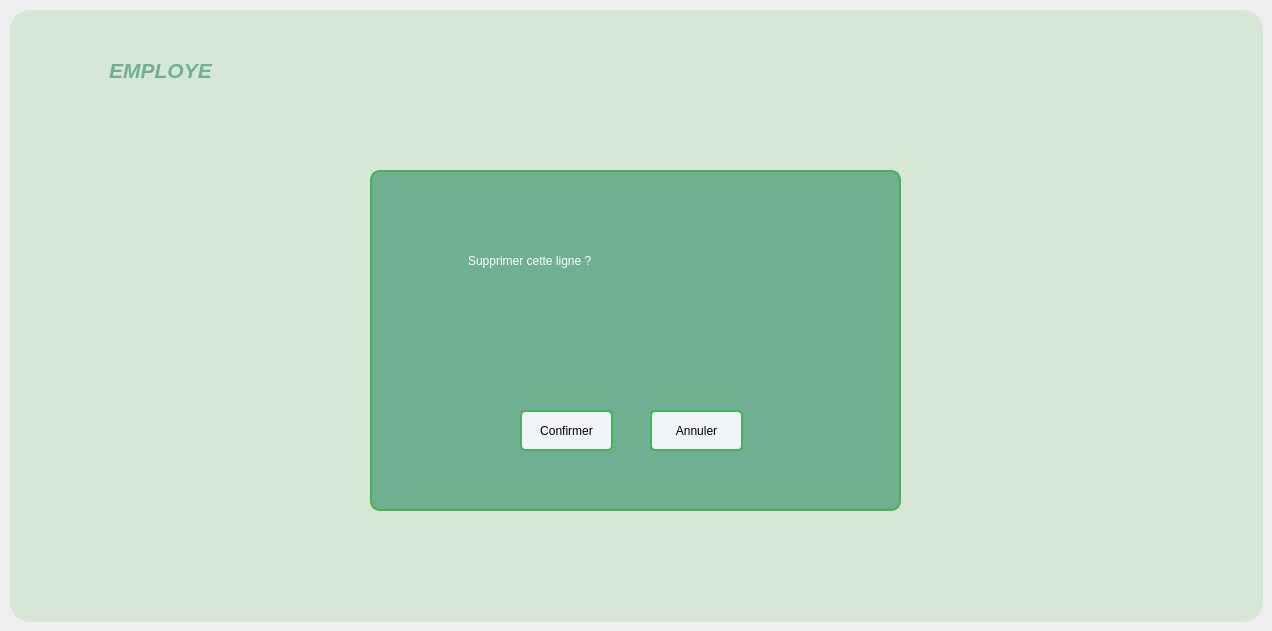
      <widget class="QWidget" name="tab_18">
       <attribute name="title">
        <string>supprimer</string>
       </attribute>
       <widget class="QFrame" name="frame_11">
        <property name="geometry">
         <rect>
          <x>430</x>
          <y>110</y>
          <width>421</width>
          <height>471</height>
         </rect>
        </property>
        <property name="styleSheet">
         <string notr="true">*{
    background-color: #f0f4f8;  /* Couleur de fond gris clair */
    font-family: Arial, sans-serif;  /* Police moderne et lisible */
}

/* Style pour les QFrame avec couleur vert pistache */
QFrame {
 background-color: #6FAF92;   /* Fond vert pistache */
    border: 2px solid #4CAF50;   /* Bordure vert émeraude */
    border-radius: 10px;         /* Coins arrondis */
    padding: 15px;        
}
QLabel {
    border: none;
}
</string>
        </property>
        <property name="frameShape">
         <enum>QFrame::StyledPanel</enum>
        </property>
        <property name="frameShadow">
         <enum>QFrame::Raised</enum>
        </property>
        <widget class="QLineEdit" name="lineEdit_71">
         <property name="geometry">
          <rect>
           <x>250</x>
           <y>40</y>
           <width>113</width>
           <height>26</height>
          </rect>
         </property>
         <property name="styleSheet">
          <string notr="true">* {
    background-color: #FFFFF;   /* Fond vert pistache */
    border:  2px solid #4CAF50;   /* Bordure bleu clair */
    border-radius: 5px;         /* Coins arrondis */
    padding: 15px;               /* Espacement interne */
}</string>
         </property>
        </widget>
        <widget class="QLineEdit" name="lineEdit_72">
         <property name="geometry">
          <rect>
           <x>250</x>
           <y>100</y>
           <width>113</width>
           <height>26</height>
          </rect>
         </property>
         <property name="styleSheet">
          <string notr="true">* {
    background-color: #FFFFF;   /* Fond vert pistache */
    border: 2px solid #4CAF50;   /* Bordure bleu clair */
    border-radius: 5px;         /* Coins arrondis */
    padding: 15px;               /* Espacement interne */
}</string>
         </property>
        </widget>
        <widget class="QLineEdit" name="lineEdit_73">
         <property name="geometry">
          <rect>
           <x>250</x>
           <y>200</y>
           <width>113</width>
           <height>26</height>
          </rect>
         </property>
         <property name="styleSheet">
          <string notr="true">* {
    background-color: #FFFFF;   /* Fond vert pistache */
    border: 2px solid #4CAF50;   /* Bordure bleu clair */
    border-radius: 5px;         /* Coins arrondis */
    padding: 15px;               /* Espacement interne */
}</string>
         </property>
        </widget>
        <widget class="QLineEdit" name="lineEdit_74">
         <property name="geometry">
          <rect>
           <x>250</x>
           <y>250</y>
           <width>113</width>
           <height>26</height>
          </rect>
         </property>
         <property name="styleSheet">
          <string notr="true">* {
    background-color: #FFFFF;   /* Fond vert pistache */
    border:  2px solid #4CAF50;   /* Bordure bleu clair */
    border-radius: 5px;         /* Coins arrondis */
    padding: 15px;               /* Espacement interne */
}</string>
         </property>
        </widget>
        <widget class="QLineEdit" name="lineEdit_75">
         <property name="geometry">
          <rect>
           <x>250</x>
           <y>150</y>
           <width>113</width>
           <height>26</height>
          </rect>
         </property>
         <property name="styleSheet">
          <string notr="true">* {
    background-color: #FFFFF;   /* Fond vert pistache */
    border:  2px solid #4CAF50;   /* Bordure bleu clair */
    border-radius: 5px;         /* Coins arrondis */
    padding: 15px;               /* Espacement interne */
}</string>
         </property>
        </widget>
        <widget class="QLineEdit" name="lineEdit_76">
         <property name="geometry">
          <rect>
           <x>250</x>
           <y>300</y>
           <width>113</width>
           <height>26</height>
          </rect>
         </property>
         <property name="styleSheet">
          <string notr="true">* {
    background-color: #FFFFF;   /* Fond vert pistache */
    border:  2px solid #4CAF50;   /* Bordure bleu clair */
    border-radius: 5px;         /* Coins arrondis */
    padding: 15px;               /* Espacement interne */
}</string>
         </property>
        </widget>
        <widget class="QLineEdit" name="lineEdit_77">
         <property name="geometry">
          <rect>
           <x>250</x>
           <y>360</y>
           <width>113</width>
           <height>26</height>
          </rect>
         </property>
         <property name="styleSheet">
          <string notr="true">* {
    background-color: #FFFFF;   /* Fond vert pistache */
    border: 2px solid #4CAF50;   /* Bordure bleu clair */
    border-radius: 5px;         /* Coins arrondis */
    padding: 15px;               /* Espacement interne */
}</string>
         </property>
        </widget>
        <widget class="QLabel" name="label_90">
         <property name="geometry">
          <rect>
           <x>60</x>
           <y>29</y>
           <width>91</width>
           <height>41</height>
          </rect>
         </property>
         <property name="styleSheet">
          <string notr="true">* {
    color: white;
}
</string>
         </property>
         <property name="text">
          <string>Nom</string>
         </property>
        </widget>
        <widget class="QLabel" name="label_91">
         <property name="geometry">
          <rect>
           <x>60</x>
           <y>80</y>
           <width>101</width>
           <height>51</height>
          </rect>
         </property>
         <property name="styleSheet">
          <string notr="true">* {
    color: white;
}
</string>
         </property>
         <property name="text">
          <string>Vignette</string>
         </property>
        </widget>
        <widget class="QLabel" name="label_92">
         <property name="geometry">
          <rect>
           <x>60</x>
           <y>130</y>
           <width>131</width>
           <height>61</height>
          </rect>
         </property>
         <property name="styleSheet">
          <string notr="true">* {
    color: white;
}
</string>
         </property>
         <property name="text">
          <string>Famille</string>
         </property>
        </widget>
        <widget class="QLabel" name="label_93">
         <property name="geometry">
          <rect>
           <x>60</x>
           <y>190</y>
           <width>141</width>
           <height>51</height>
          </rect>
         </property>
         <property name="styleSheet">
          <string notr="true">* {
    color: white;
}
</string>
         </property>
         <property name="text">
          <string>Date_fabrication</string>
         </property>
        </widget>
        <widget class="QLabel" name="label_94">
         <property name="geometry">
          <rect>
           <x>60</x>
           <y>240</y>
           <width>191</width>
           <height>51</height>
          </rect>
         </property>
         <property name="styleSheet">
          <string notr="true">* {
    color: white;
}
</string>
         </property>
         <property name="text">
          <string>Date_expiration</string>
         </property>
        </widget>
        <widget class="QLabel" name="label_95">
         <property name="geometry">
          <rect>
           <x>60</x>
           <y>290</y>
           <width>121</width>
           <height>51</height>
          </rect>
         </property>
         <property name="styleSheet">
          <string notr="true">* {
    color: white;
}
</string>
         </property>
         <property name="text">
          <string>Dosage</string>
         </property>
        </widget>
        <widget class="QLabel" name="label_96">
         <property name="geometry">
          <rect>
           <x>60</x>
           <y>340</y>
           <width>131</width>
           <height>51</height>
          </rect>
         </property>
         <property name="styleSheet">
          <string notr="true">* {
    color: white;
}
</string>
         </property>
         <property name="text">
          <string>Seuil_Min</string>
         </property>
        </widget>
        <widget class="QPushButton" name="pb_select_28">
         <property name="geometry">
          <rect>
           <x>380</x>
           <y>10</y>
           <width>31</width>
           <height>31</height>
          </rect>
         </property>
         <property name="styleSheet">
          <string notr="true">*{
    background-color: #6FAF92;  /* Medium green button */
    border: 1px solid #388E3C;  /* Darker green border */
    border-radius: 5px;
    color: #FFFFFF;             /* White text for contrast */
    padding: 5px;
}

*:hover {
    background-color: #81C784;  /* Lighter green on hover */
}</string>
         </property>
         <property name="text">
          <string/>
         </property>
         <property name="icon">
          <iconset>
           <normaloff>../../../Downloads/x.png</normaloff>../../../Downloads/x.png</iconset>
         </property>
         <property name="iconSize">
          <size>
           <width>16</width>
           <height>30</height>
          </size>
         </property>
        </widget>
        <widget class="QPushButton" name="pb_select_29">
         <property name="geometry">
          <rect>
           <x>10</x>
           <y>10</y>
           <width>31</width>
           <height>31</height>
          </rect>
         </property>
         <property name="styleSheet">
          <string notr="true">*{
    background-color: #6FAF92;  /* Medium green button */
    border: 1px solid #388E3C;  /* Darker green border */
    border-radius: 5px;
    color: #FFFFFF;             /* White text for contrast */
    padding: 5px;
}

*:hover {
    background-color: #81C784;  /* Lighter green on hover */
}</string>
         </property>
         <property name="text">
          <string/>
         </property>
         <property name="icon">
          <iconset>
           <normaloff>../../../Downloads/en-arriere.png</normaloff>../../../Downloads/en-arriere.png</iconset>
         </property>
         <property name="iconSize">
          <size>
           <width>22</width>
           <height>30</height>
          </size>
         </property>
        </widget>
        <widget class="QPushButton" name="pushButton_19">
         <property name="geometry">
          <rect>
           <x>170</x>
           <y>420</y>
           <width>81</width>
           <height>41</height>
          </rect>
         </property>
         <property name="styleSheet">
          <string notr="true">* {
	font: 700 7pt &quot;Segoe UI&quot;;
    background-color: #FFFFF;   /* Fond vert pistache */
    border: 2px solid #4CAF50;   /* Bordure bleu clair */
    border-radius: 5px;         /* Coins arrondis */
    padding: 10px;               /* Espacement interne */
}
*:hover {
    background-color: #81C784;  /* Lighter green on hover */
}</string>
         </property>
         <property name="text">
          <string>Supprimer</string>
         </property>
        </widget>
       </widget>
       <widget class="QGroupBox" name="groupBox_18">
        <property name="geometry">
         <rect>
          <x>10</x>
          <y>10</y>
          <width>1253</width>
          <height>612</height>
         </rect>
        </property>
        <property name="styleSheet">
         <string notr="true">background-color:#D6E7D5;

border-radius : 20px;</string>
        </property>
        <property name="title">
         <string/>
        </property>
        <widget class="QLabel" name="label_89">
         <property name="geometry">
          <rect>
           <x>50</x>
           <y>30</y>
           <width>201</width>
           <height>61</height>
          </rect>
         </property>
         <property name="styleSheet">
          <string notr="true">*{
    color: #6FAF92;
    font-size: 16px; /* Taille du texte (ajustable) */
    font-weight: normal; /* Style du texte */
}</string>
         </property>
         <property name="text">
          <string>&lt;html&gt;&lt;head/&gt;&lt;body&gt;&lt;p align=&quot;center&quot;&gt;&lt;span style=&quot; font-size:16pt; font-weight:700; font-style:italic;&quot;&gt;EMPLOYE&lt;/span&gt;&lt;/p&gt;&lt;/body&gt;&lt;/html&gt;</string>
         </property>
        </widget>
        <widget class="QFrame" name="frame_14">
         <property name="geometry">
          <rect>
           <x>360</x>
           <y>160</y>
           <width>531</width>
           <height>341</height>
          </rect>
         </property>
         <property name="styleSheet">
          <string notr="true">*{
    background-color: #f0f4f8;  /* Couleur de fond gris clair */
    font-family: Arial, sans-serif;  /* Police moderne et lisible */
}

/* Style pour les QFrame avec couleur vert pistache */
QFrame {
 background-color: #6FAF92;   /* Fond vert pistache */
    border: 2px solid #4CAF50;   /* Bordure vert émeraude */
    border-radius: 10px;         /* Coins arrondis */
    padding: 15px;        
}
QLabel {
    border: none;
}
</string>
         </property>
         <property name="frameShape">
          <enum>QFrame::StyledPanel</enum>
         </property>
         <property name="frameShadow">
          <enum>QFrame::Raised</enum>
         </property>
         <widget class="QLabel" name="label_114">
          <property name="geometry">
           <rect>
            <x>80</x>
            <y>40</y>
            <width>391</width>
            <height>101</height>
           </rect>
          </property>
          <property name="styleSheet">
           <string notr="true">color: rgb(255, 255, 255);
font: 18pt &quot;Segoe UI&quot;;
</string>
          </property>
          <property name="text">
           <string>Supprimer cette ligne ?</string>
          </property>
         </widget>
         <widget class="QPushButton" name="pushButton_22">
          <property name="geometry">
           <rect>
            <x>150</x>
            <y>240</y>
            <width>93</width>
            <height>41</height>
           </rect>
          </property>
          <property name="styleSheet">
           <string notr="true">* {
	font: 700 7pt &quot;Segoe UI&quot;;
    background-color: #FFFFF;   /* Fond vert pistache */
    border: 2px solid #4CAF50;   /* Bordure bleu clair */
    border-radius: 5px;         /* Coins arrondis */
    padding: 10px;               /* Espacement interne */
 color: black; 
}
*:hover {
    background-color: #81C784;  /* Lighter green on hover */
}</string>
          </property>
          <property name="text">
           <string>Confirmer</string>
          </property>
         </widget>
         <widget class="QPushButton" name="pushButton_23">
          <property name="geometry">
           <rect>
            <x>280</x>
            <y>240</y>
            <width>93</width>
            <height>41</height>
           </rect>
          </property>
          <property name="styleSheet">
           <string notr="true">* {
	font: 700 7pt &quot;Segoe UI&quot;;
    background-color: #FFFFF;   /* Fond vert pistache */
    border: 2px solid #4CAF50;   /* Bordure bleu clair */
    border-radius: 5px;         /* Coins arrondis */
    padding: 10px;               /* Espacement interne */
 color: black; 
}
*:hover {
    background-color: #81C784;  /* Lighter green on hover */
}</string>
          </property>
          <property name="text">
           <string>Annuler</string>
          </property>
         </widget>
        </widget>
       </widget>
      </widget>
